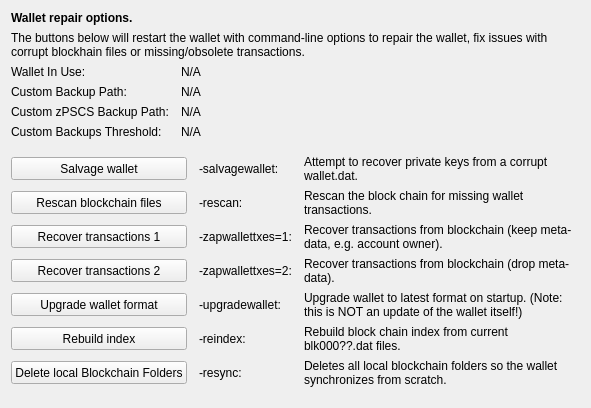
     <widget class="QWidget" name="tab_repair">
      <attribute name="title">
       <string>&amp;Wallet Repair</string>
      </attribute>
      <layout class="QGridLayout" name="gridLayout_4" columnstretch="0,0,0,0">
       <property name="horizontalSpacing">
        <number>12</number>
       </property>
       <item row="0" column="0" colspan="4">
        <widget class="QLabel" name="label_repair_header">
         <property name="font">
          <font>
           <weight>75</weight>
           <bold>true</bold>
          </font>
         </property>
         <property name="text">
          <string>Wallet repair options.</string>
         </property>
        </widget>
       </item>
       <item row="1" column="0" colspan="4">
        <widget class="QLabel" name="label_repair_helptext">
         <property name="font">
          <font>
           <weight>50</weight>
           <bold>false</bold>
          </font>
         </property>
         <property name="text">
          <string>The buttons below will restart the wallet with command-line options to repair the wallet, fix issues with corrupt blockhain files or missing/obsolete transactions.</string>
         </property>
         <property name="wordWrap">
          <bool>true</bool>
         </property>
        </widget>
       </item>
       <item row="2" column="0">
        <widget class="QLabel" name="wallet_path_label">
         <property name="text">
          <string>Wallet In Use:</string>
         </property>
        </widget>
       </item>
       <item row="2" column="1" colspan="3">
        <widget class="QLabel" name="wallet_path">
         <property name="cursor">
          <cursorShape>IBeamCursor</cursorShape>
         </property>
         <property name="text">
          <string>N/A</string>
         </property>
         <property name="textFormat">
          <enum>Qt::PlainText</enum>
         </property>
         <property name="textInteractionFlags">
          <set>Qt::LinksAccessibleByMouse|Qt::TextSelectableByKeyboard|Qt::TextSelectableByMouse</set>
         </property>
        </widget>
       </item>
       <item row="3" column="0">
        <widget class="QLabel" name="wallet_custombackuppath_label">
         <property name="text">
          <string>Custom Backup Path:</string>
         </property>
         <property name="visible">
          <bool>false</bool>
         </property>
        </widget>
       </item>
       <item row="3" column="1" colspan="3">
        <widget class="QLabel" name="wallet_custombackuppath">
         <property name="cursor">
          <cursorShape>IBeamCursor</cursorShape>
         </property>
         <property name="text">
          <string>N/A</string>
         </property>
         <property name="textFormat">
          <enum>Qt::PlainText</enum>
         </property>
         <property name="textInteractionFlags">
          <set>Qt::LinksAccessibleByMouse|Qt::TextSelectableByKeyboard|Qt::TextSelectableByMouse</set>
         </property>
         <property name="visible">
          <bool>false</bool>
         </property>
        </widget>
       </item>
       <item row="4" column="0">
        <widget class="QLabel" name="wallet_customzpscsbackuppath_label">
         <property name="text">
          <string>Custom zPSCS Backup Path:</string>
         </property>
         <property name="visible">
          <bool>false</bool>
         </property>
        </widget>
       </item>
       <item row="4" column="1" colspan="3">
        <widget class="QLabel" name="wallet_customzpscsbackuppath">
         <property name="cursor">
          <cursorShape>IBeamCursor</cursorShape>
         </property>
         <property name="text">
          <string>N/A</string>
         </property>
         <property name="textFormat">
          <enum>Qt::PlainText</enum>
         </property>
         <property name="textInteractionFlags">
          <set>Qt::LinksAccessibleByMouse|Qt::TextSelectableByKeyboard|Qt::TextSelectableByMouse</set>
         </property>
         <property name="visible">
          <bool>false</bool>
         </property>
        </widget>
       </item>
       <item row="5" column="0">
        <widget class="QLabel" name="wallet_custombackupthreshold_label">
         <property name="text">
          <string>Custom Backups Threshold:</string>
         </property>
         <property name="visible">
          <bool>false</bool>
         </property>
        </widget>
       </item>
       <item row="5" column="1" colspan="3">
        <widget class="QLabel" name="wallet_custombackupthreshold">
         <property name="cursor">
          <cursorShape>IBeamCursor</cursorShape>
         </property>
         <property name="text">
          <string>N/A</string>
         </property>
         <property name="textFormat">
          <enum>Qt::PlainText</enum>
         </property>
         <property name="textInteractionFlags">
          <set>Qt::LinksAccessibleByMouse|Qt::TextSelectableByKeyboard|Qt::TextSelectableByMouse</set>
         </property>
         <property name="visible">
          <bool>false</bool>
         </property>
        </widget>
       </item>
       <item row="6" column="0">
        <spacer name="verticalSpacer_repair1">
         <property name="orientation">
          <enum>Qt::Vertical</enum>
         </property>
         <property name="sizeHint" stdset="0">
          <size>
           <width>10</width>
           <height>10</height>
          </size>
         </property>
        </spacer>
       </item>
       <item row="7" column="0" colspan="2">
        <widget class="QPushButton" name="btn_salvagewallet">
         <property name="minimumSize">
          <size>
           <width>100</width>
           <height>23</height>
          </size>
         </property>
         <property name="text">
          <string>Salvage wallet</string>
         </property>
        </widget>
       </item>
       <item row="7" column="2">
        <widget class="QLabel" name="label_repair_salvage_command">
         <property name="text">
          <string notr="true">-salvagewallet:</string>
         </property>
        </widget>
       </item>
       <item row="7" column="3">
        <widget class="QLabel" name="label_repair_salvage">
         <property name="text">
          <string>Attempt to recover private keys from a corrupt wallet.dat.</string>
         </property>
         <property name="wordWrap">
          <bool>true</bool>
         </property>
        </widget>
       </item>
       <item row="8" column="0" colspan="2">
        <widget class="QPushButton" name="btn_rescan">
         <property name="minimumSize">
          <size>
           <width>100</width>
           <height>23</height>
          </size>
         </property>
         <property name="text">
          <string>Rescan blockchain files</string>
         </property>
        </widget>
       </item>
       <item row="8" column="2">
        <widget class="QLabel" name="label_repair_rescan_command">
         <property name="text">
          <string notr="true">-rescan:</string>
         </property>
        </widget>
       </item>
       <item row="8" column="3">
        <widget class="QLabel" name="label_repair_rescan">
         <property name="text">
          <string>Rescan the block chain for missing wallet transactions.</string>
         </property>
         <property name="wordWrap">
          <bool>true</bool>
         </property>
        </widget>
       </item>
       <item row="9" column="0" colspan="2">
        <widget class="QPushButton" name="btn_zapwallettxes1">
         <property name="minimumSize">
          <size>
           <width>100</width>
           <height>23</height>
          </size>
         </property>
         <property name="text">
          <string>Recover transactions 1</string>
         </property>
        </widget>
       </item>
       <item row="9" column="2">
        <widget class="QLabel" name="label_repair_zap1_command">
         <property name="text">
          <string notr="true">-zapwallettxes=1:</string>
         </property>
        </widget>
       </item>
       <item row="9" column="3">
        <widget class="QLabel" name="label_repair_zap1">
         <property name="text">
          <string>Recover transactions from blockchain (keep meta-data, e.g. account owner).</string>
         </property>
         <property name="wordWrap">
          <bool>true</bool>
         </property>
        </widget>
       </item>
       <item row="10" column="0" colspan="2">
        <widget class="QPushButton" name="btn_zapwallettxes2">
         <property name="minimumSize">
          <size>
           <width>100</width>
           <height>23</height>
          </size>
         </property>
         <property name="text">
          <string>Recover transactions 2</string>
         </property>
        </widget>
       </item>
       <item row="10" column="2">
        <widget class="QLabel" name="label_repair_zap2_command">
         <property name="text">
          <string notr="true">-zapwallettxes=2:</string>
         </property>
        </widget>
       </item>
       <item row="10" column="3">
        <widget class="QLabel" name="label_repair_zap2">
         <property name="text">
          <string>Recover transactions from blockchain (drop meta-data).</string>
         </property>
         <property name="wordWrap">
          <bool>true</bool>
         </property>
        </widget>
       </item>
       <item row="11" column="0" colspan="2">
        <widget class="QPushButton" name="btn_upgradewallet">
         <property name="minimumSize">
          <size>
           <width>100</width>
           <height>23</height>
          </size>
         </property>
         <property name="text">
          <string>Upgrade wallet format</string>
         </property>
        </widget>
       </item>
       <item row="11" column="2">
        <widget class="QLabel" name="label_repair_upgrade_command">
         <property name="text">
          <string notr="true">-upgradewallet:</string>
         </property>
        </widget>
       </item>
       <item row="11" column="3">
        <widget class="QLabel" name="label_repair_upgrade">
         <property name="text">
          <string>Upgrade wallet to latest format on startup. (Note: this is NOT an update of the wallet itself!)</string>
         </property>
         <property name="wordWrap">
          <bool>true</bool>
         </property>
        </widget>
       </item>
       <item row="12" column="0" colspan="2">
        <widget class="QPushButton" name="btn_reindex">
         <property name="minimumSize">
          <size>
           <width>100</width>
           <height>23</height>
          </size>
         </property>
         <property name="text">
          <string>Rebuild index</string>
         </property>
        </widget>
       </item>
       <item row="12" column="2">
        <widget class="QLabel" name="label_repair_reindex_command">
         <property name="text">
          <string notr="true">-reindex:</string>
         </property>
        </widget>
       </item>
       <item row="12" column="3">
        <widget class="QLabel" name="label_repair_reindex">
         <property name="text">
          <string>Rebuild block chain index from current blk000??.dat files.</string>
         </property>
         <property name="wordWrap">
          <bool>true</bool>
         </property>
        </widget>
       </item>
       <item row="13" column="0" colspan="2">
        <widget class="QPushButton" name="btn_resync">
         <property name="minimumSize">
          <size>
           <width>100</width>
           <height>23</height>
          </size>
         </property>
         <property name="text">
          <string>Delete local Blockchain Folders</string>
         </property>
        </widget>
       </item>
       <item row="13" column="2">
        <widget class="QLabel" name="label_repair_resync_command">
         <property name="text">
          <string>-resync:</string>
         </property>
        </widget>
       </item>
       <item row="13" column="3">
        <widget class="QLabel" name="label_repair_resync">
         <property name="text">
          <string>Deletes all local blockchain folders so the wallet synchronizes from scratch.</string>
         </property>
         <property name="wordWrap">
          <bool>true</bool>
         </property>
        </widget>
       </item>
       <item row="14" column="0">
        <spacer name="verticalSpacer_repair2">
         <property name="orientation">
          <enum>Qt::Vertical</enum>
         </property>
         <property name="sizeHint" stdset="0">
          <size>
           <width>20</width>
           <height>10</height>
          </size>
         </property>
        </spacer>
       </item>
      </layout>
     </widget>
